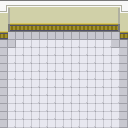

Below is a game level as drawn by its tile map, then a one-line description and the .tmx file that defines it, in full:
An orthogonal 8x8 tile map with 16x16 px tiles, 1 tile layer (Tile Layer 1).

<map version="1.4" tiledversion="1.4.2" orientation="orthogonal" renderorder="right-down" width="8" height="8" tilewidth="16" tileheight="16" infinite="0" nextlayerid="2" nextobjectid="1">
 <tileset firstgid="1" source="tiles_lab.tsx" />
 <layer id="1" name="Tile Layer 1" width="8" height="8">
  <data encoding="csv">
1,2,2,2,2,2,2,3,
41,42,42,42,42,42,42,43,
81,122,122,122,122,122,122,83,
124,201,201,201,201,201,201,126,
124,201,201,201,201,201,201,126,
124,201,201,201,201,201,201,126,
124,201,201,201,201,201,201,126,
124,201,201,201,201,201,201,126
</data>
 </layer>
</map>
